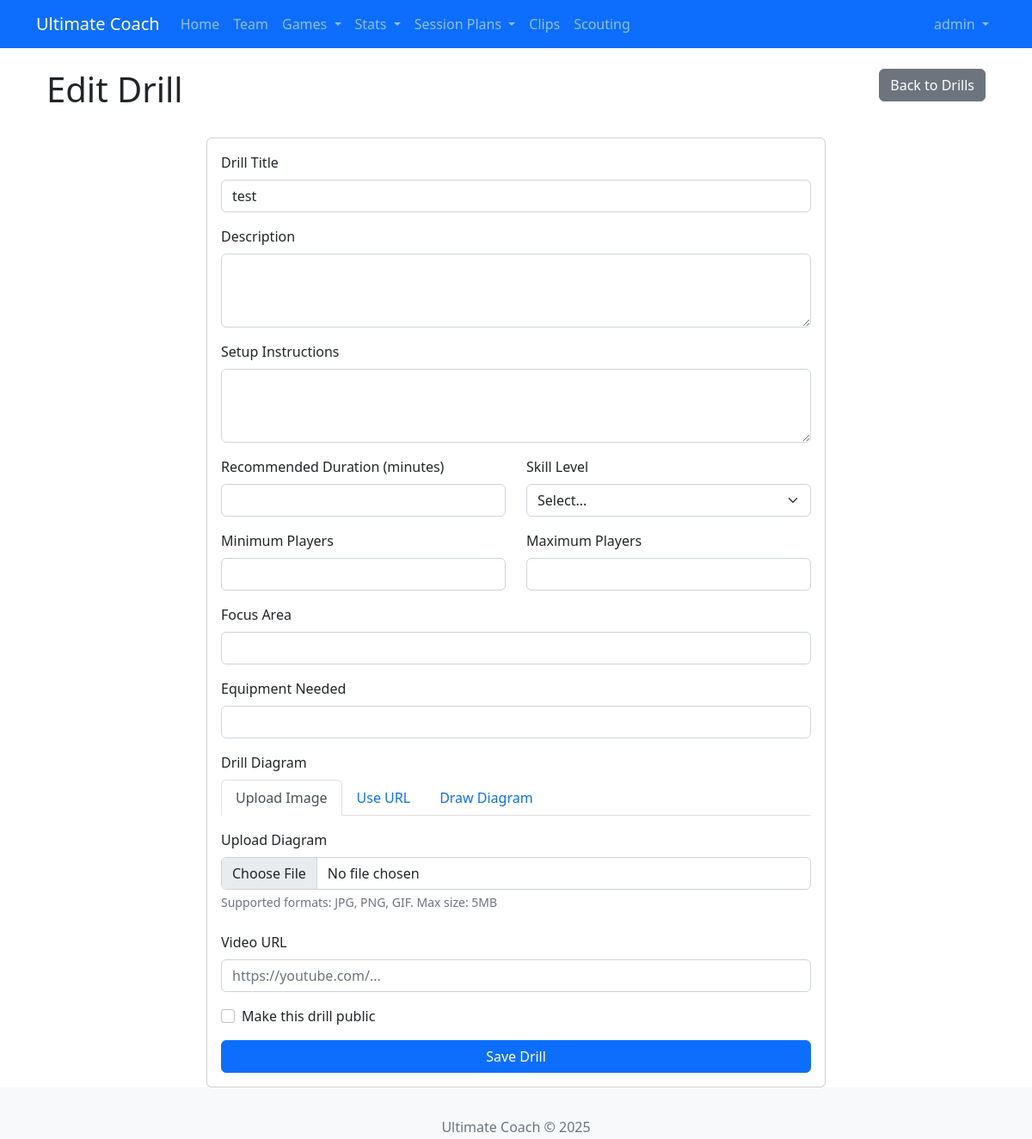
Screenshot of /sessions/drills/edit/1 (signed in) with the database file from the repository.
### app/models/user.py (models this page shows, shortened)
class User(UserMixin, db.Model):
    id = db.Column(db.Integer, primary_key=True)
    username = db.Column(db.String(64), unique=True, nullable=False)
    email = db.Column(db.String(120), unique=True, nullable=False)
    password_hash = db.Column(db.String(128))
    role = db.Column(db.String(20), default='user')  # Add this line
    is_admin = db.Column(db.Boolean, default=False)
    created_at = db.Column(db.DateTime, default=datetime.utcnow)
    created_drills = db.relationship('SavedDrill', backref='creator', lazy='dynamic')
    player_profile = db.relationship('Player', back_populates='user_account', uselist=False)

### app/models/drill.py (models this page shows, shortened)
class SavedDrill(db.Model):
    id = db.Column(db.Integer, primary_key=True)
    title = db.Column(db.String(100), nullable=False)
    description = db.Column(db.Text, nullable=True)
    setup_instructions = db.Column(db.Text, nullable=True)
    recommended_duration = db.Column(db.Integer, nullable=True)
    min_players = db.Column(db.Integer, nullable=True)
    max_players = db.Column(db.Integer, nullable=True)
    skill_level = db.Column(db.String(20), nullable=True)
    focus_area = db.Column(db.String(100), nullable=True)
    equipment_needed = db.Column(db.String(200), nullable=True)
    diagram_url = db.Column(db.String(200), nullable=True)
    video_url = db.Column(db.String(200), nullable=True)
    has_visual_diagram = db.Column(db.Boolean, default=False)
    is_public = db.Column(db.Boolean, default=False)
    created_by = db.Column(db.Integer, db.ForeignKey('user.id'))
    created_at = db.Column(db.DateTime, default=datetime.utcnow)
    updated_at = db.Column(db.DateTime, default=datetime.utcnow, onupdate=datetime.utcnow)
    components = db.relationship('SessionComponent', back_populates='saved_drill', lazy='dynamic')

### app/routes/session.py (the view, shortened to what this page needs)
@bp.route('/drills/edit/<int:drill_id>', methods=['GET', 'POST'])
@login_required
def edit_drill(drill_id):
    drill = SavedDrill.query.get_or_404(drill_id)
    form = DrillForm(obj=drill)
    return render_template(
        'session/drills/form.html',
        form=form,
        drill=drill,
        title='Edit Drill'
    )

### app/models/user.py (called while the page is built)
@login.user_loader
def load_user(id):
    return User.query.get(int(id))

### app/routes/session.py (called while the page is built)
@bp.before_request
def before_request():
    if 'static' in request.path:
        current_app.logger.debug(f"Static file request: {request.path}")

### app/templates/session/drills/form.html (shortened to what this page needs)
{% extends "base.html" %}
{% block content %}
<div class="container">
    <div class="row mb-4">
        <div class="col-md-8">
            <h1>{{ title }}</h1>
        </div>
        <div class="col-md-4 text-end">
            <a href="{{ url_for('session.drills') }}" class="btn btn-secondary">
                 Back to Drills
            </a>
        </div>
    </div>
    <div class="row">
        <div class="col-md-8 offset-md-2">
            <div class="card">
                <div class="card-body">
                    <form method="POST" enctype="multipart/form-data">
                        <div class="mb-3">
                            {{ form.title.label(class="form-label") }}
                            {{ form.title(class="form-control") }}
                        </div>
                        <div class="mb-3">
                            {{ form.description.label(class="form-label") }}
                            {{ form.description(class="form-control", rows=3) }}
                        </div>
                        <div class="mb-3">
                            {{ form.setup_instructions.label(class="form-label") }}
                            {{ form.setup_instructions(class="form-control", rows=3) }}
                        </div>
                        <div class="row mb-3">
                            <div class="col-md-6">
                                {{ form.recommended_duration.label(class="form-label") }}
                                {{ form.recommended_duration(class="form-control", type="number") }}
                            </div>
                            <div class="col-md-6">
                                {{ form.skill_level.label(class="form-label") }}
                                {{ form.skill_level(class="form-select") }}
                            </div>
                        </div>
                        <div class="row mb-3">
                            <div class="col-md-6">
                                {{ form.min_players.label(class="form-label") }}
                                {{ form.min_players(class="form-control", type="number") }}
                            </div>
                            <div class="col-md-6">
                                {{ form.max_players.label(class="form-label") }}
                                {{ form.max_players(class="form-control", type="number") }}
                            </div>
                        </div>
                        <div class="mb-3">
                            {{ form.focus_area.label(class="form-label") }}
                            {{ form.focus_area(class="form-control") }}
                        </div>
                        <div class="mb-3">
                            {{ form.equipment_needed.label(class="form-label") }}
                            {{ form.equipment_needed(class="form-control") }}
                        </div>
                        <div class="mb-4">
                            <label class="form-label">Drill Diagram</label>
                            <ul class="nav nav-tabs mb-3" role="tablist">
                                <li class="nav-item">
                                    <a class="nav-link active" data-bs-toggle="tab" href="#upload-tab">
                                         Upload Image
                                    </a>
                                </li>
                                <li class="nav-item">
                                    <a class="nav-link" data-bs-toggle="tab" href="#url-tab">
                                         Use URL
                                    </a>
                                </li>
                                <li class="nav-item">
                                    <a class="nav-link" data-bs-toggle="tab" href="#drawing-tab">
                                         Draw Diagram
                                    </a>
                                </li>
                            </ul>
                            <div class="tab-content">
                                <div class="tab-pane fade show active" id="upload-tab">
                                    <div class="mb-3">
                                        {{ form.diagram_file.label(class="form-label") }}
                                        {{ form.diagram_file(class="form-control") }}
                                        <div class="form-text">
                                            Supported formats: JPG, PNG, GIF. Max size: 5MB
                                        </div>
                                    </div>
                                </div>
                            </div>
                        </div>
                        <div class="mb-3">
                            {{ form.video_url.label(class="form-label") }}
                            {{ form.video_url(class="form-control", placeholder="https://youtube.com/...") }}
                        </div>
                        <div class="mb-3">
                            <div class="form-check">
                                {{ form.is_public(class="form-check-input") }}
                                {{ form.is_public.label(class="form-check-label") }}
                            </div>
                        </div>
                        <div class="d-grid">
                            {{ form.submit(class="btn btn-primary") }}
                        </div>
                    </form>
                </div>
            </div>
        </div>
    </div>
</div>
{% endblock %}

### app/templates/base.html (shortened to what this page needs)
<!DOCTYPE html>
<html lang="en">
<head>
    <link rel="stylesheet" href="https://cdn.jsdelivr.net/npm/bootstrap@5.2.3/dist/css/bootstrap.min.css">
    <link rel="stylesheet" href="https://cdn.jsdelivr.net/npm/bootstrap-icons@1.10.5/font/bootstrap-icons.css">
    <link rel="stylesheet" href="{{ url_for('static', filename='css/main.css') }}">
</head>
<body>
    <nav class="navbar navbar-expand-lg navbar-dark bg-primary">
        <div class="container">
            <a class="navbar-brand" href="{{ url_for('main.index') }}">Ultimate Coach</a>
            <div class="collapse navbar-collapse" id="navbarNav">
                <ul class="navbar-nav me-auto">
                    <li class="nav-item">
                        <a class="nav-link" href="{{ url_for('main.index') }}"
                           data-bs-toggle="tooltip" data-bs-placement="bottom"
                           title="Return to homepage">Home</a>
                    </li>
                    <li class="nav-item">
                        <a class="nav-link" href="{{ url_for('team.index') }}"
                           data-bs-toggle="tooltip" data-bs-placement="bottom"
                           title="Manage team roster">Team</a>
                    </li>
                    <li class="nav-item dropdown">
                        <a class="nav-link dropdown-toggle" href="#" id="gamesDropdown"
                           role="button" data-bs-toggle="dropdown" aria-expanded="false"
                           data-bs-toggle="tooltip" data-bs-placement="bottom"
                           title="Manage games and tournaments">
                            Games
                        </a>
                    </li>
                    <li class="nav-item dropdown">
                        <a class="nav-link dropdown-toggle" href="#" id="statsDropdown"
                           role="button" data-bs-toggle="dropdown" aria-expanded="false"
                           data-bs-toggle="tooltip" data-bs-placement="bottom"
                           title="View comprehensive statistics and analytics">
                            Stats
                        </a>
                    </li>
                    <li class="nav-item dropdown">
                        <a class="nav-link dropdown-toggle" href="#" role="button" data-bs-toggle="dropdown">
                            Session Plans
                        </a>
                    </li>
                    <li class="nav-item">
                        <a class="nav-link" href="{{ url_for('clip.index') }}"
                           data-bs-toggle="tooltip" data-bs-placement="bottom"
                           title="Manage video clips">Clips</a>
                    </li>
                    <li class="nav-item">
                        <a class="nav-link" href="{{ url_for('scouting.index') }}"
                           data-bs-toggle="tooltip" data-bs-placement="bottom"
                           title="View scouting reports">Scouting</a>
                    </li>
                </ul>
                {% if current_user.is_authenticated %}
                <ul class="navbar-nav">
                    <li class="nav-item dropdown">
                        <a class="nav-link dropdown-toggle" href="#" id="userDropdown"
                           role="button" data-bs-toggle="dropdown" aria-expanded="false">
                            {{ current_user.username }}
                        </a>
                    </li>
                </ul>
                {% endif %}
            </div>
        </div>
    </nav>
    <div class="container mt-4">
        {% block content %}{% endblock %}
    </div>
    <footer class="footer mt-5 py-3 bg-light">
        <div class="container text-center">
            <span class="text-muted">Ultimate Coach &copy; 2025</span>
        </div>
    </footer>
</body>
</html>

### app/static/css/main.css (style rules this page uses)
body { padding-bottom: 60px; }
.footer { position: fixed; bottom: 0; width: 100%; height: 60px; line-height: 60px; background-color: #f5f5f5; }

### rows the page displays
User: username "admin"
SavedDrill: title "test", skill_level "Select..."

### other values shown
{{ title }} "Edit Drill"
